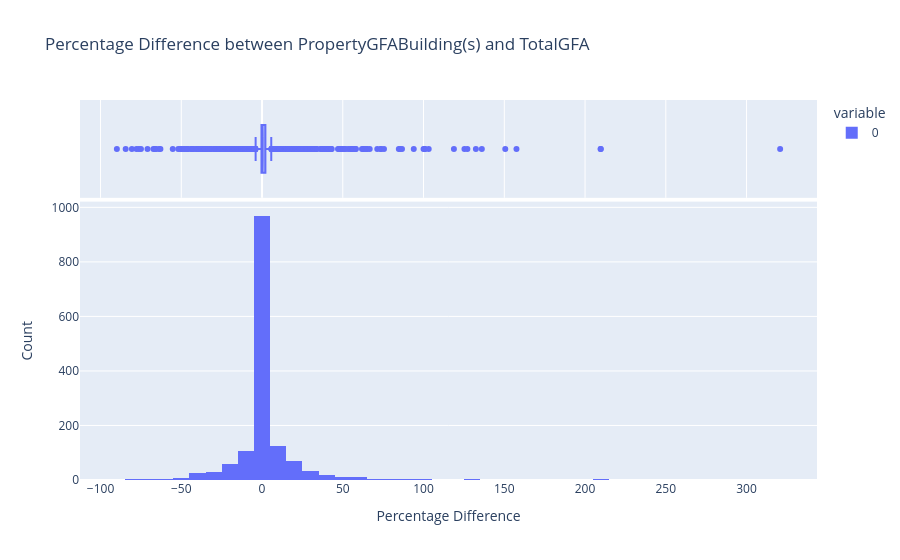

Notebook code cell kept with this figure:
### Code cell
import pandas as pd
import numpy as np
import plotly.express as px

# Function to check if ListOfAllPropertyUseTypes equals LargestPropertyUseType
def check_all_vs_largest(df):
    temp_df = df.copy()
    discrepancies = []
    for index, row in temp_df.iterrows():
        if pd.isna(row['LargestPropertyUseType']):
            temp_df.at[index, 'LargestPropertyUseType'] = row['ListOfAllPropertyUseTypes']
        elif row['ListOfAllPropertyUseTypes'] != row['LargestPropertyUseType']:
            discrepancies.append((index, row['ListOfAllPropertyUseTypes'], row['LargestPropertyUseType']))
    if discrepancies:
        return pd.DataFrame(discrepancies, columns=['Index', 'ListOfAllPropertyUseTypes', 'LargestPropertyUseType']), temp_df
    else:
        return "No discrepancies found in ListOfAllPropertyUseTypes vs LargestPropertyUseType.", temp_df

# Function to check if PropertyGFATotal equals the sum of PropertyGFAParking and PropertyGFABuilding(s)
def check_gfa_total(df):
    temp_df = df.copy()
    discrepancies = []
    for index, row in temp_df.iterrows():
        if pd.notna(row['PropertyGFATotal']) and pd.notna(row['PropertyGFAParking']) and pd.notna(row['PropertyGFABuilding(s)']):
            # Convert relevant columns to numeric
            property_gfa_total = pd.to_numeric(row['PropertyGFATotal'], errors='coerce')
            property_gfa_parking = pd.to_numeric(row['PropertyGFAParking'], errors='coerce')
            property_gfa_building = pd.to_numeric(row['PropertyGFABuilding(s)'], errors='coerce')
            if property_gfa_total != property_gfa_parking + property_gfa_building:
                discrepancies.append((index, property_gfa_total, property_gfa_parking, property_gfa_building))
    if discrepancies:
        return pd.DataFrame(discrepancies, columns=['Index', 'PropertyGFATotal', 'PropertyGFAParking', 'PropertyGFABuilding(s)']), temp_df
    else:
        return "No discrepancies found in PropertyGFATotal.", temp_df

# Function to check if ListOfAllPropertyUseTypes contains all non-null LargestPropertyUseType, SecondLargestPropertyUseType, and ThirdLargestPropertyUseType
def check_list_of_all_property_use_types(df):
    temp_df = df.copy()
    discrepancies = []
    for index, row in temp_df.iterrows():
        # Remove "Parking" from ListOfAllPropertyUseTypes
        list_of_all_property_use_types = row['ListOfAllPropertyUseTypes'].replace('Parking, ', '').replace(', Parking', '').replace('Parking', '')
        
        property_use_types = [row['LargestPropertyUseType'], row['SecondLargestPropertyUseType'], row['ThirdLargestPropertyUseType']]
        property_use_types = [ptype for ptype in property_use_types if pd.notna(ptype) and ptype != 'Parking']
        
        # Check if all property use types are in ListOfAllPropertyUseTypes
        missing_types = [ptype for ptype in property_use_types if ptype not in list_of_all_property_use_types]
        
        if missing_types:
            discrepancies.append((index, row['ListOfAllPropertyUseTypes'], ', '.join(missing_types)))
    
    if discrepancies:
        return pd.DataFrame(discrepancies, columns=['Index', 'ListOfAllPropertyUseTypes', 'MissingTypes']), temp_df
    else:
        return "No discrepancies found in ListOfAllPropertyUseTypes.", temp_df

# Function to check if PropertyGFABuilding(s) is within ±20% of the sum of LargestPropertyUseTypeGFA, SecondLargestPropertyUseTypeGFA, and ThirdLargestPropertyUseTypeGFA
def check_gfa_building(df, std_threshold=2):
    temp_df = df.copy()
    discrepancies = []
    percentage_diffs = []
    outliers = []
    
    for index, row in temp_df.iterrows():
        # Check for "Parking" in any of the property use types and set corresponding values to 0
        if 'Parking' in [row['LargestPropertyUseType'], row['SecondLargestPropertyUseType'], row['ThirdLargestPropertyUseType']]:
            if row['LargestPropertyUseType'] == 'Parking':
                temp_df.at[index, 'LargestPropertyUseType'] = np.nan
                temp_df.at[index, 'LargestPropertyUseTypeGFA'] = 0
            if row['SecondLargestPropertyUseType'] == 'Parking':
                temp_df.at[index, 'SecondLargestPropertyUseType'] = np.nan
                temp_df.at[index, 'SecondLargestPropertyUseTypeGFA'] = 0
            if row['ThirdLargestPropertyUseType'] == 'Parking':
                temp_df.at[index, 'ThirdLargestPropertyUseType'] = np.nan
                temp_df.at[index, 'ThirdLargestPropertyUseTypeGFA'] = 0
        
        if pd.notna(temp_df.at[index, 'PropertyGFABuilding(s)']):
            # Convert relevant columns to numeric and replace NaN values with 0
            property_gfa_building = pd.to_numeric(temp_df.at[index, 'PropertyGFABuilding(s)'], errors='coerce')
            largest_gfa = pd.to_numeric(temp_df.at[index, 'LargestPropertyUseTypeGFA'], errors='coerce')
            second_largest_gfa = pd.to_numeric(temp_df.at[index, 'SecondLargestPropertyUseTypeGFA'], errors='coerce')
            third_largest_gfa = pd.to_numeric(temp_df.at[index, 'ThirdLargestPropertyUseTypeGFA'], errors='coerce')
            
            # Replace NaN values with 0
            largest_gfa = 0 if pd.isna(largest_gfa) else largest_gfa
            second_largest_gfa = 0 if pd.isna(second_largest_gfa) else second_largest_gfa
            third_largest_gfa = 0 if pd.isna(third_largest_gfa) else third_largest_gfa
            
            total_gfa = largest_gfa + second_largest_gfa + third_largest_gfa
            
            # Calculate percentage difference
            if total_gfa != 0:
                percentage_diff = ((property_gfa_building - total_gfa) / total_gfa) * 100
                percentage_diffs.append((index, percentage_diff))
                
                # Identify outliers based on the standard deviation threshold
                mean_diff = np.mean([diff for _, diff in percentage_diffs])
                std_diff = np.std([diff for _, diff in percentage_diffs])
                if abs(percentage_diff - mean_diff) > std_threshold * std_diff:
                    outliers.append((index, percentage_diff))
                else:
                    discrepancies.append((index, property_gfa_building, total_gfa))
    
    # Plot the percentage differences
    percentage_diff_values = [diff for _, diff in percentage_diffs]
    fig = px.histogram(percentage_diff_values, nbins=50, marginal="box", title="Percentage Difference between PropertyGFABuilding(s) and TotalGFA")
    fig.update_layout(xaxis_title="Percentage Difference", yaxis_title="Count")
    fig.show()
    
    # Show outliers
    outliers_df = pd.DataFrame(outliers, columns=['Index', 'Percentage Difference'])
    print("Outliers:")
    print(outliers_df)
    
    # Drop outliers from temp_df
    outlier_indices = [index for index, _ in outliers]
    temp_df = temp_df.drop(outlier_indices)
    
    if discrepancies:
        return pd.DataFrame(discrepancies, columns=['Index', 'PropertyGFABuilding(s)', 'TotalGFA']), temp_df
    else:
        return "No discrepancies found in PropertyGFABuilding(s).", temp_df


# Check each case
all_vs_largest_discrepancies, temp_df_primary_vs_largest = check_all_vs_largest(df_cleaned_value)
gfa_total_discrepancies, temp_df_gfa_total = check_gfa_total(temp_df_primary_vs_largest)
list_of_all_property_use_types_discrepancies, temp_df_list_of_all_property_use_types = check_list_of_all_property_use_types(temp_df_gfa_total)
gfa_building_discrepancies, temp_df_gfa_building = check_gfa_building(temp_df_list_of_all_property_use_types)

# Display results
print("All vs Largest Property Use Type Discrepancies:")
print(all_vs_largest_discrepancies)

print("\nProperty GFA Total Discrepancies:")
print(gfa_total_discrepancies)

print("\nList of All Property Use Types Discrepancies:")
print(list_of_all_property_use_types_discrepancies)

### Figure 1 — Plotly figure (JSON) as saved in the notebook; plotly's stock layout.template omitted (floating-point values rounded to 4 significant figures; data arrays with more than 128 entries replaced by an {"elided": "..."} marker saying what was removed)
{"data": [{"alignmentgroup": "True", "bingroup": "x", "hovertemplate": "variable=0<br>value=%{x}<br>count=%{y}<extra></extra>", "legendgroup": "0", "marker": {"color": "#636efa", "pattern": {"shape": ""}}, "name": "0", "nbinsx": 50, "offsetgroup": "0", "orientation": "v", "showlegend": true, "type": "histogram", "x": {"elided": "1510 float values"}, "xaxis": "x", "yaxis": "y"}, {"alignmentgroup": "True", "hovertemplate": "variable=0<br>value=%{x}<extra></extra>", "legendgroup": "0", "marker": {"color": "#636efa"}, "name": "0", "notched": true, "offsetgroup": "0", "showlegend": false, "type": "box", "x": {"elided": "1510 float values"}, "xaxis": "x2", "yaxis": "y2"}], "layout": {"barmode": "relative", "legend": {"title": {"text": "variable"}, "tracegroupgap": 0}, "title": {"text": "Percentage Difference between PropertyGFABuilding(s) and TotalGFA"}, "xaxis": {"anchor": "y", "domain": [0, 1], "title": {"text": "Percentage Difference"}}, "xaxis2": {"anchor": "y2", "domain": [0, 1], "matches": "x", "showgrid": true, "showticklabels": false}, "yaxis": {"anchor": "x", "domain": [0, 0.7326], "title": {"text": "Count"}}, "yaxis2": {"anchor": "x2", "domain": [0.7426, 1], "matches": "y2", "showgrid": false, "showline": false, "showticklabels": false, "ticks": ""}}}
